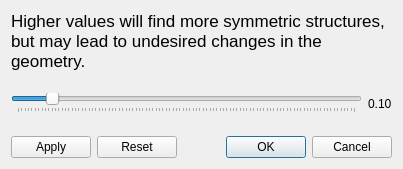
<?xml version="1.0" encoding="UTF-8"?>
<ui version="4.0">
 <class>SymmetryToleranceDialog</class>
 <widget class="QDialog" name="SymmetryToleranceDialog">
  <property name="geometry">
   <rect>
    <x>0</x>
    <y>0</y>
    <width>403</width>
    <height>169</height>
   </rect>
  </property>
  <property name="windowTitle">
   <string>Symmetry Tolerance</string>
  </property>
  <layout class="QVBoxLayout" name="verticalLayout">
   <item>
    <widget class="QLabel" name="label">
     <property name="text">
      <string>&lt;!DOCTYPE HTML PUBLIC &quot;-//W3C//DTD HTML 4.0//EN&quot; &quot;http://www.w3.org/TR/REC-html40/strict.dtd&quot;&gt;
&lt;html&gt;&lt;head&gt;&lt;meta name=&quot;qrichtext&quot; content=&quot;1&quot; /&gt;&lt;style type=&quot;text/css&quot;&gt;
p, li { white-space: pre-wrap; }
&lt;/style&gt;&lt;/head&gt;&lt;body style=&quot; font-family:'Lucida Grande'; font-size:13pt; font-weight:400; font-style:normal;&quot;&gt;
&lt;p style=&quot; margin-top:0px; margin-bottom:0px; margin-left:0px; margin-right:0px; -qt-block-indent:0; text-indent:0px;&quot;&gt;Higher values will find more symmetric structures, but may lead to undesired changes in the geometry.&lt;/p&gt;&lt;/body&gt;&lt;/html&gt;</string>
     </property>
     <property name="textFormat">
      <enum>Qt::RichText</enum>
     </property>
     <property name="wordWrap">
      <bool>true</bool>
     </property>
    </widget>
   </item>
   <item>
    <layout class="QHBoxLayout" name="horizontalLayout">
     <item>
      <widget class="QSlider" name="toleranceSlider">
       <property name="maximum">
        <number>100</number>
       </property>
       <property name="pageStep">
        <number>10</number>
       </property>
       <property name="value">
        <number>10</number>
       </property>
       <property name="sliderPosition">
        <number>10</number>
       </property>
       <property name="orientation">
        <enum>Qt::Horizontal</enum>
       </property>
       <property name="tickPosition">
        <enum>QSlider::TicksBelow</enum>
       </property>
      </widget>
     </item>
     <item>
      <widget class="QLabel" name="symmetryToleranceLabel">
       <property name="text">
        <string>0.10</string>
       </property>
      </widget>
     </item>
    </layout>
   </item>
   <item>
    <layout class="QHBoxLayout" name="horizontalLayout_2">
     <item>
      <widget class="QPushButton" name="applyButton">
       <property name="text">
        <string>Apply</string>
       </property>
      </widget>
     </item>
     <item>
      <widget class="QPushButton" name="resetButton">
       <property name="text">
        <string>Reset</string>
       </property>
      </widget>
     </item>
     <item>
      <spacer name="horizontalSpacer">
       <property name="orientation">
        <enum>Qt::Horizontal</enum>
       </property>
       <property name="sizeHint" stdset="0">
        <size>
         <width>40</width>
         <height>20</height>
        </size>
       </property>
      </spacer>
     </item>
     <item>
      <widget class="QDialogButtonBox" name="buttonBox">
       <property name="orientation">
        <enum>Qt::Horizontal</enum>
       </property>
       <property name="standardButtons">
        <set>QDialogButtonBox::Cancel|QDialogButtonBox::Ok</set>
       </property>
      </widget>
     </item>
    </layout>
   </item>
  </layout>
 </widget>
 <resources/>
 <connections>
  <connection>
   <sender>buttonBox</sender>
   <signal>accepted()</signal>
   <receiver>SymmetryToleranceDialog</receiver>
   <slot>accept()</slot>
   <hints>
    <hint type="sourcelabel">
     <x>248</x>
     <y>254</y>
    </hint>
    <hint type="destinationlabel">
     <x>157</x>
     <y>274</y>
    </hint>
   </hints>
  </connection>
  <connection>
   <sender>buttonBox</sender>
   <signal>rejected()</signal>
   <receiver>SymmetryToleranceDialog</receiver>
   <slot>reject()</slot>
   <hints>
    <hint type="sourcelabel">
     <x>316</x>
     <y>260</y>
    </hint>
    <hint type="destinationlabel">
     <x>286</x>
     <y>274</y>
    </hint>
   </hints>
  </connection>
 </connections>
</ui>
